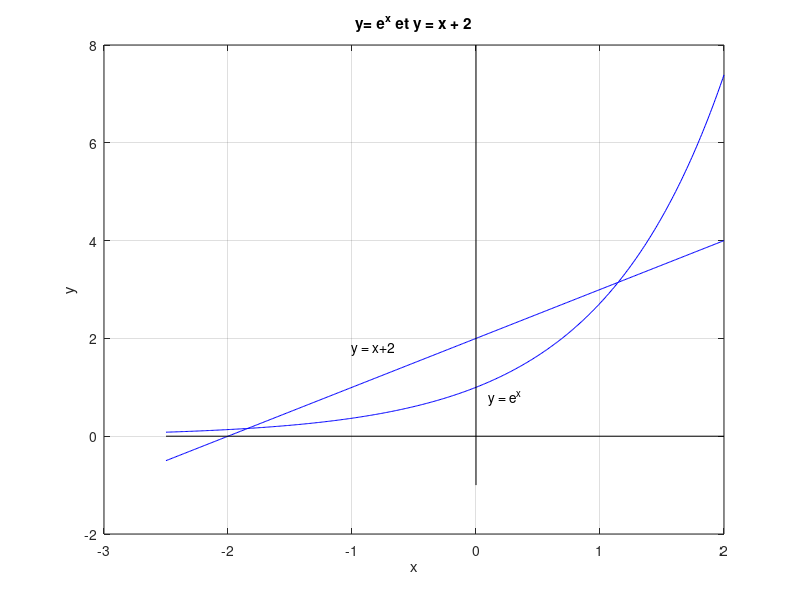

This chart was generated by the following MATLAB code:
close all;

x=-2.5:0.01:2;
y= exp(x); 
plot(x,y,'b')
text(0.1,0.8,'y = e^x')

hold on
grid on

y= x + 2; 
plot(x,y,'b')
text(-1,1.8,'y = x+2')

xlabel('x')
ylabel('y');
title('y= e^x et y = x + 2')

% x axis
x=linspace(-2.5,2,2);
y=0*x;
plot(x,y,'k')

% y axis
y=linspace(-1,8,2);
x=0*y;
plot(x,y,'k')
